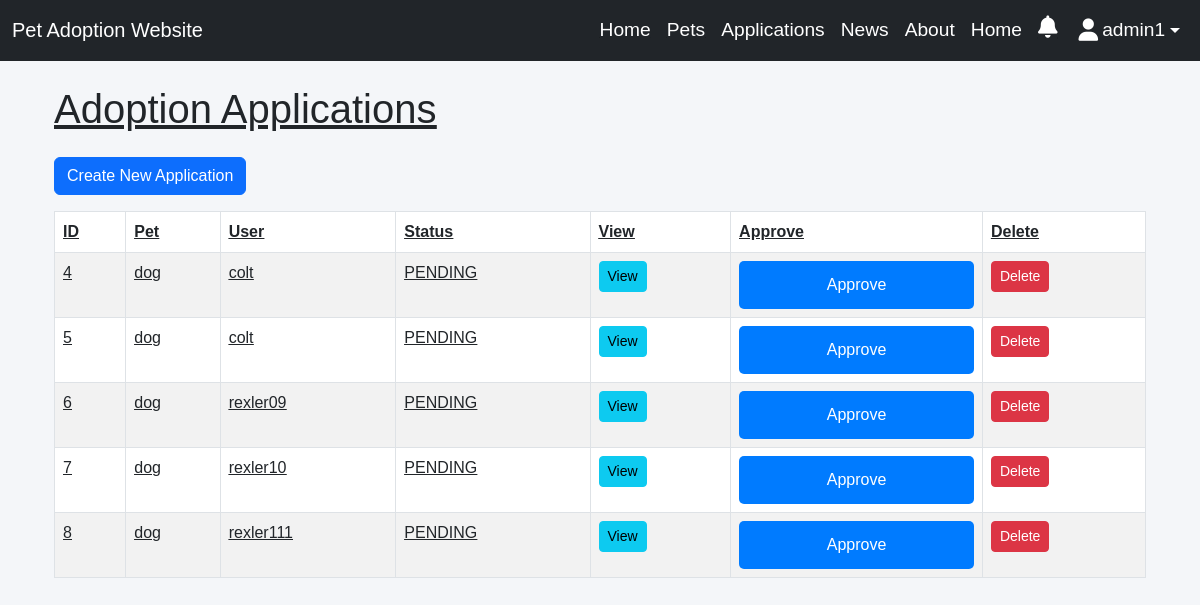
The page /adoptions/ (signed in) on the database as committed earlier.
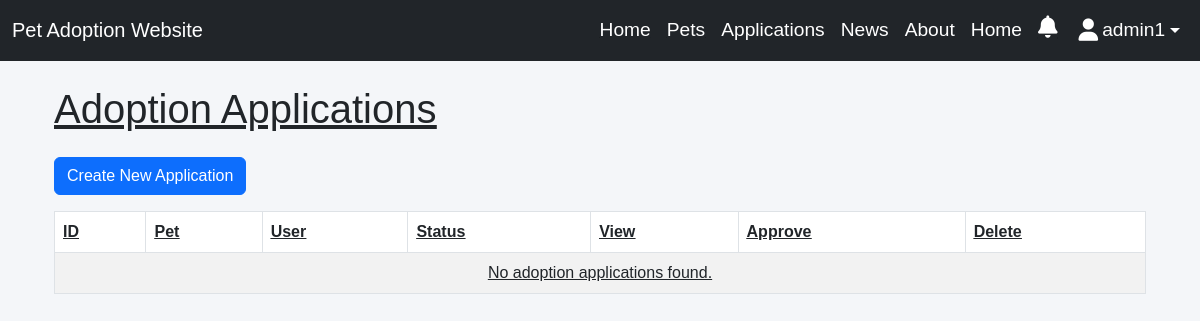
The same page on the database as committed later.
### app/models.py (models this page shows, shortened)
class AdoptionApplication(models.Model):
    pet = models.ForeignKey(Pet, on_delete=models.CASCADE)
    user = models.ForeignKey(settings.AUTH_USER_MODEL, on_delete=models.CASCADE)
    reason_for_adoption = models.TextField()
    additional_details = models.TextField(blank=True, null=True)
    created_at = models.DateTimeField(auto_now_add=True)
    status = models.CharField(max_length=20, choices=
    [('PENDING', 'Pending'), ('APPROVED', 'Approved'), ('DENIED', 'Denied')],
        default='PENDING'
    )

class Pet(models.Model):
    name = models.CharField(max_length=100)
    animal = models.CharField(max_length=50)
    breed = models.CharField(max_length=50)
    age = models.IntegerField()
    description = models.TextField()
    post_image = models.ImageField(upload_to='pets/')
    owner = models.ForeignKey(settings.AUTH_USER_MODEL, null=True, blank=True, on_delete=models.SET_NULL)
    is_adopted = models.BooleanField(default=False)

### accounts/models.py (models this page shows, shortened)
class CustomUser(AbstractUser):
    age = models.IntegerField(null=True, blank=True)
    gender = models.CharField(max_length=10,  choices=[
            ('Male', 'Male'),
            ('Female', 'Female'),
            ('Other', 'Other'),
        ],)
    phone_number = models.CharField(max_length=15)
    image = models.ImageField(upload_to='profile_images/', blank=True, null=True, default='profile_images/default_profile.jpg')

### app/views.py (the view)
# urls.py: path('adoptions/', AdoptionApplicationListView.as_view(), name='adoption_application_list'),
class AdoptionApplicationListView(LoginRequiredMixin, ListView):
    model = AdoptionApplication
    template_name = 'applicant/adoption_application_list.html'
    context_object_name = 'applications'
    def get_queryset(self):
        return AdoptionApplication.objects.filter(pet__owner__isnull=True)

### app/context_processors.py (called while the page is built)
def notification_count(request):
    if request.user.is_authenticated:
        unread_count = Notification.objects.filter(user=request.user, is_read=False).count()
    else:
        unread_count = 0
    return {'unread_notifications_count': unread_count}

### app/templates/applicant/adoption_application_list.html (shortened to what this page needs)
{% extends 'app/base.html' %}
{% block content %}
<div class="container">
    <h1 class="mb-4">Adoption Applications</h1>
    <a href="{% url 'adoption_application_create' %}" class="btn btn-primary mb-3">Create New Application</a>
    <table class="table table-bordered table-striped">
        <thead>
            <tr>
                <th>ID</th>
                <th>Pet</th>
                <th>User</th>
                <th>Status</th>
                <th>View</th>
                {% if request.user.is_staff %}
                    <th>Approve</th>
                    <th>Delete</th>
                {% endif %}
            </tr>
        </thead>
        <tbody>
            {% for application in applications %}
            <tr>
                <td>{{ application.id }}</td>
                <td>{{ application.pet.name }}</td>
                <td>{{ application.user.username }}</td>
                <td>{{ application.status }}</td>
                <td>
                    <a href="{% url 'adoption_application_detail' application.pk %}" class="btn btn-info btn-sm">View</a>
                </td>
                {% if request.user.is_staff %}
                    <td>
                        {% if application.status != "Approved" %}
                            <form action="{% url 'adoption_application_approve' application.pk %}" method="post" style="display:inline;">
                                <button type="submit" class="btn btn-success btn-sm">Approve</button>
                            </form>
                        {% else %}
                            <span class="text-success">Approved</span>
                        {% endif %}
                    </td>
                    <td>
                        <a href="{% url 'adoption_application_delete' application.pk %}" class="btn btn-danger btn-sm">Delete</a>
                    </td>
                {% endif %}
            </tr>
            {% empty %}
            <tr>
                <td colspan="{% if request.user.is_staff %}8{% else %}5{% endif %}" class="text-center">
                    No adoption applications found.
                </td>
            </tr>
            {% endfor %}
        </tbody>
    </table>
</div>
{% endblock content %}

Rows that differ between the two databases and show on the page:
no longer on this page (row edited): AdoptionApplication: id "4", pet.name "dog", user.username "colt", status "PENDING", shows "Approve"
no longer on this page (row edited): AdoptionApplication: id "5", pet.name "dog", user.username "colt", status "PENDING", shows "Approve"
no longer on this page (row unchanged): AdoptionApplication: id "6", pet.name "dog", user.username "rexler09", status "PENDING", shows "Approve"
no longer on this page (row unchanged): AdoptionApplication: id "7", pet.name "dog", user.username "rexler10", status "PENDING", shows "Approve"
no longer on this page (row unchanged): AdoptionApplication: id "8", pet.name "dog", user.username "rexler111", status "PENDING", shows "Approve"
Other text that changed with them:
text now shown: "No adoption applications found."
